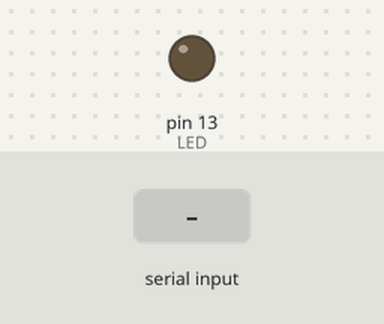
A sketch run on a simulated Arduino Uno, built with avr-gcc and run on an emulated ATmega328P. On the bench: output pins drawn as LEDs (lit = HIGH). The inputs (shaded band) are chosen by the test bench.

Above: at 1.2 s.
1.3 s: "F" received over Serial
At 1.9 s:
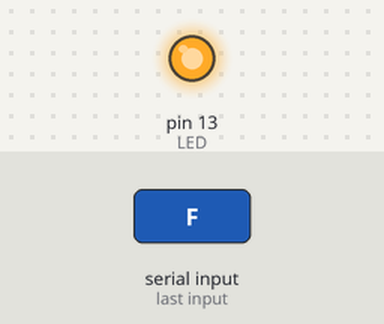
2.8 s: "B" received over Serial
At 4.2 s:
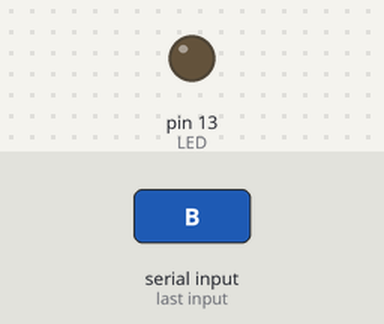
Timing chart, 0 to 5.8 s (numbered marks = the images above; inputs shaded):
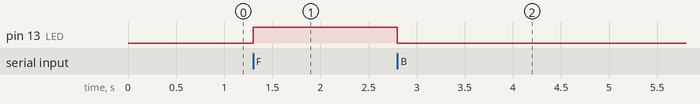

The sketch:

03-bluetooth.ino
```cpp
// http://zelectro.cc/HC-06_bluetooth_module
//
// just term https://play.google.com/store/apps/details?id=Qwerty.BluetoothTerminal
// or
// car control https://play.google.com/store/apps/details?id=braulio.calle.bluetoothRCcontroller&hl=en

int val;
int LED = 13;

void setup()
{
  Serial.begin(9600);
  pinMode(LED, OUTPUT);

}

void loop()
{
  if (Serial.available())
  {
    val = Serial.read();

    if (val == 'F')
    {
      digitalWrite(LED, HIGH);
    }

    if (val == 'B')
    {
      digitalWrite(LED, LOW);
    }
  }
}
```

Measured:
- after the input at 1.3 s, pin 13 (LED): LOW → HIGH at once
- after the input at 2.8 s, pin 13 (LED): HIGH → LOW at once
